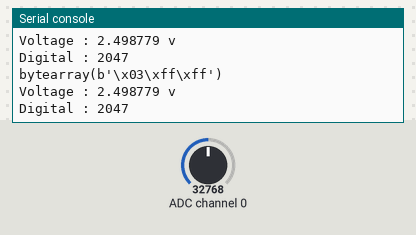
The program below on a simulated Raspberry Pi Pico running MicroPython. Parts: the last lines printed to the serial console. The inputs (shaded band) are chosen by the test bench; at power-on: ADC channel 0 = 32768 (analog values on the 0–65535 scale).

Above: at 1.2 s.
1.3 s: ADC channel 0 set to 45874
At 2.4 s:
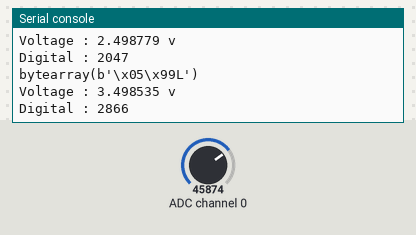
3.9 s: ADC channel 0 set to 57670
At 4.8 s:
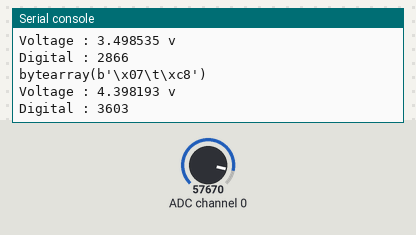
6.3 s: ADC channel 0 set to 19660
At 7.2 s:
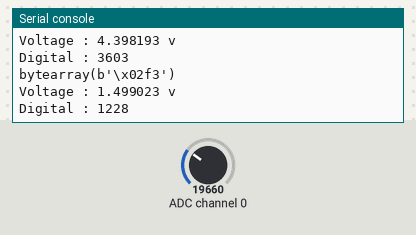
8.7 s: ADC channel 0 set to 7864
At 9.6 s:
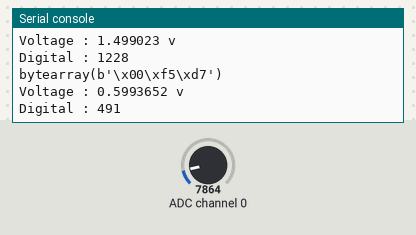
11.1 s: ADC channel 0 set to 0
At 12.0 s:
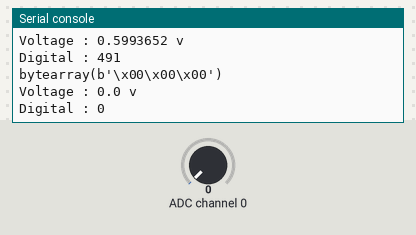
Timing chart, 0 to 14.1 s (numbered marks = the images above; inputs shaded):
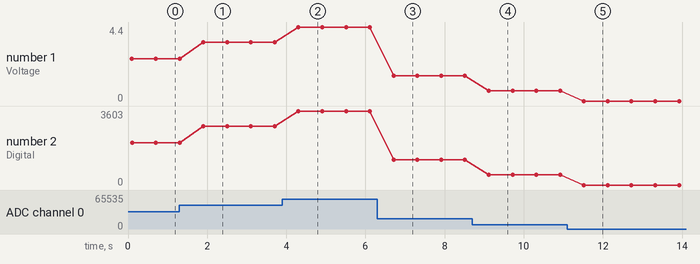

Measured:
- after the input at 1.3 s, the serial console: prints a new line after 0.55 s (image 1)
- after the input at 3.9 s, the serial console: prints a new line after 0.36 s (image 2)
- after the input at 6.3 s, the serial console: prints a new line after 0.36 s (image 3)
- after the input at 8.7 s, the serial console: prints a new line after 0.37 s (image 4)
- after the input at 11.1 s, the serial console: prints a new line after 0.37 s (image 5)
- plotted number 1: 2.5 → 3.5 after the input at 1.3 s, 3.5 → 4.4 after the input at 3.9 s, 4.4 → 1.5 after the input at 6.3 s, 1.5 → 0.6 after the input at 8.7 s
- plotted number 2: 2047 → 2866 after the input at 1.3 s, 2866 → 3603 after the input at 3.9 s, 3603 → 1228 after the input at 6.3 s, 1228 → 491 after the input at 8.7 s

The program:

11.SPI_MCP3202.py
```python
import machine
import utime

spi = machine.SPI(0, baudrate = 1000000, sck = machine.Pin(2), mosi = machine.Pin(3), miso = machine.Pin(4))
print(spi)

cs_pin = 5
cs = machine.Pin(cs_pin,machine.Pin.OUT)

#cs = machine.Pin(5) # Active Low
ready_flag = 0

def get_adc(channel):
    if channel == 0x00:
        channel = 0xD0 # Select Channel 0
    else:
        channel = 0xF0 # Select Channel 1

    cs.value(0)# Enable MCP3202
    utime.sleep(0.05)

    raw = bytearray(3)
    #spi.write_readinto(bytes([0xD0, 0x00, 0x00]), raw) # send a receive 3 bytes
    spi.write_readinto(bytes([channel, 0x00, 0x00]), raw) # send a receive 3 bytes

    print(raw)
    utime.sleep(0.05)
    cs.value(1)# Disable MCP3202

    #Convert bytes array into list
    cal = list(raw)
    ADC = ((cal[0]&0x07)<<9) + (cal[1]<<1) + ((cal[2]&0x80)>>7)

    #Debug
    print("Voltage : " + str(ADC * 5 / 4096) + " v")

    #Return Digital value
    return ADC


while True:
    ADC = get_adc(0)
    print("Digital : " + str(ADC))
    utime.sleep(0.5)
    
```
